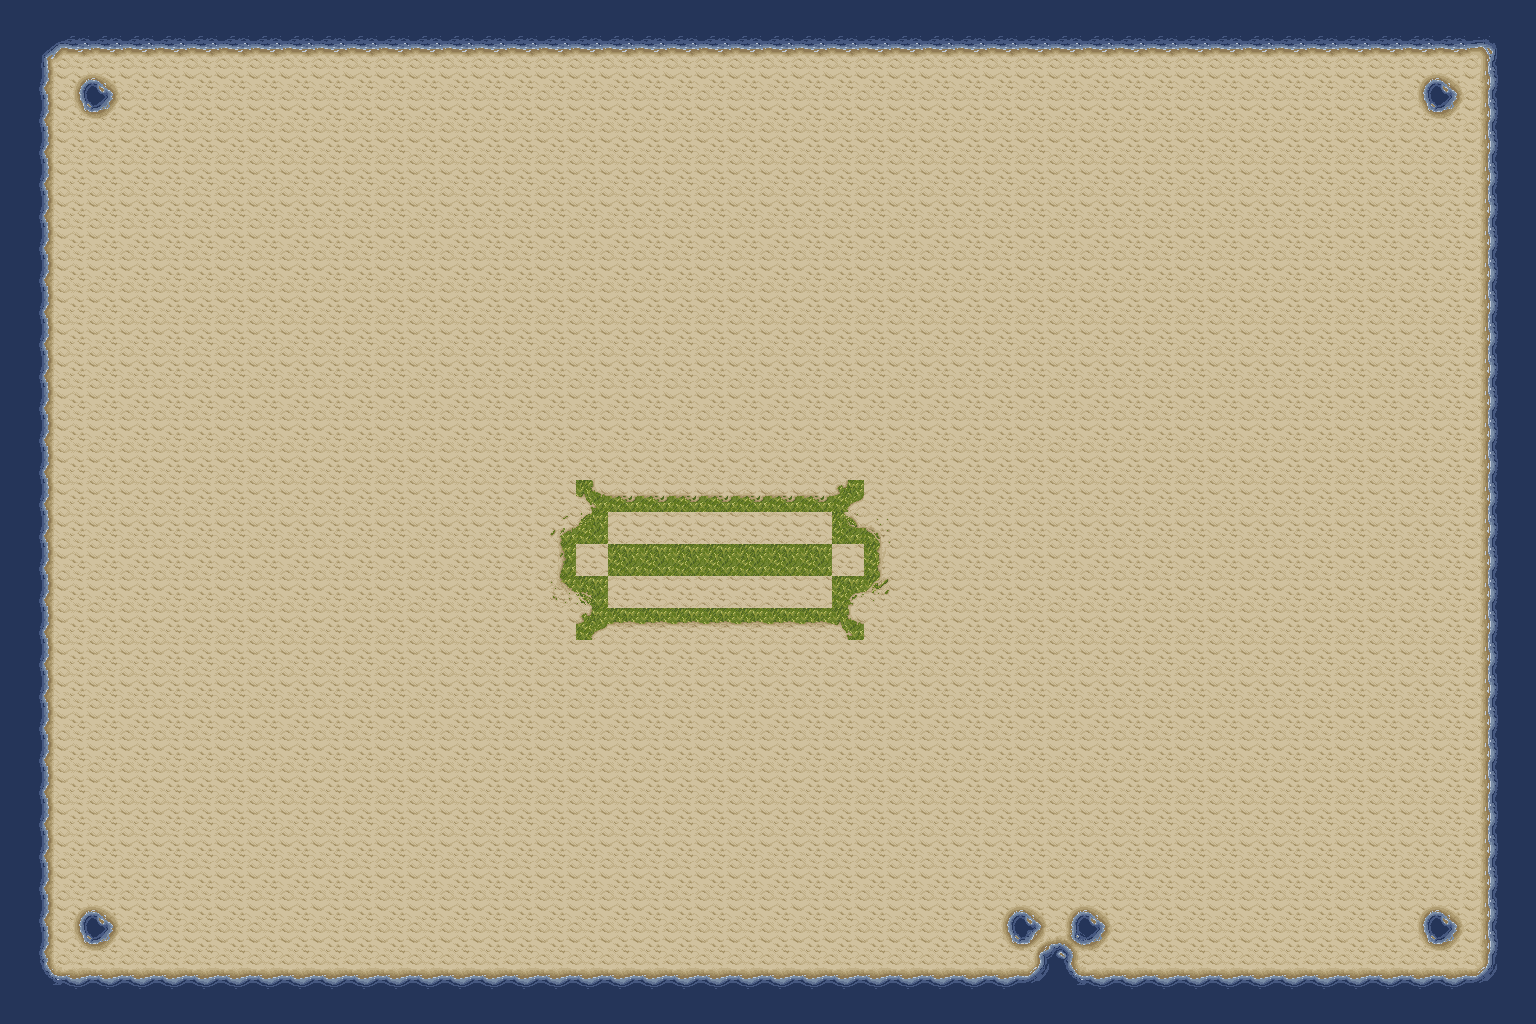

Rendered tile map (Tiled .tmx) drawn with the repository's tilesets; below, a short description and the full map source, tile grids included:
An orthogonal 48x32 tile map with 32x32 px tiles, 2 tile layers (background, ground).

<map version="1.4" tiledversion="1.4.3" orientation="orthogonal" renderorder="right-down" width="48" height="32" tilewidth="32" tileheight="32" infinite="0" nextlayerid="3" nextobjectid="1">
 <tileset firstgid="1" source="other/RPGTiles.tsx" />
 <layer id="1" name="background" width="48" height="32">
  <data encoding="csv">
1,1,1,1,1,1,1,1,1,1,1,1,1,1,1,1,1,1,1,1,1,1,1,1,1,1,1,1,1,1,1,1,1,1,1,1,1,1,1,1,1,1,1,1,1,1,1,1,
1,1,1,1,1,1,1,1,1,1,1,1,1,1,1,1,1,1,1,1,1,1,1,1,1,1,1,1,1,1,1,1,1,1,1,1,1,1,1,1,1,1,1,1,1,1,1,1,
1,1,1,1,1,1,1,1,1,1,1,1,1,1,1,1,1,1,1,1,1,1,1,1,1,1,1,1,1,1,1,1,1,1,1,1,1,1,1,1,1,1,1,1,1,1,1,1,
1,1,1,1,1,1,1,1,1,1,1,1,1,1,1,1,1,1,1,1,1,1,1,1,1,1,1,1,1,1,1,1,1,1,1,1,1,1,1,1,1,1,1,1,1,1,1,1,
1,1,1,1,1,1,1,1,1,1,1,1,1,1,1,1,1,1,1,1,1,1,1,1,1,1,1,1,1,1,1,1,1,1,1,1,1,1,1,1,1,1,1,1,1,1,1,1,
1,1,1,1,1,1,1,1,1,1,1,1,1,1,1,1,1,1,1,1,1,1,1,1,1,1,1,1,1,1,1,1,1,1,1,1,1,1,1,1,1,1,1,1,1,1,1,1,
1,1,1,1,1,1,1,1,1,1,1,1,1,1,1,1,1,1,1,1,1,1,1,1,1,1,1,1,1,1,1,1,1,1,1,1,1,1,1,1,1,1,1,1,1,1,1,1,
1,1,1,1,1,1,1,1,1,1,1,1,1,1,1,1,1,1,1,1,1,1,1,1,1,1,1,1,1,1,1,1,1,1,1,1,1,1,1,1,1,1,1,1,1,1,1,1,
1,1,1,1,1,1,1,1,1,1,1,1,1,1,1,1,1,1,1,1,1,1,1,1,1,1,1,1,1,1,1,1,1,1,1,1,1,1,1,1,1,1,1,1,1,1,1,1,
1,1,1,1,1,1,1,1,1,1,1,1,1,1,1,1,1,1,1,1,1,1,1,1,1,1,1,1,1,1,1,1,1,1,1,1,1,1,1,1,1,1,1,1,1,1,1,1,
1,1,1,1,1,1,1,1,1,1,1,1,1,1,1,1,1,1,1,1,1,1,1,1,1,1,1,1,1,1,1,1,1,1,1,1,1,1,1,1,1,1,1,1,1,1,1,1,
1,1,1,1,1,1,1,1,1,1,1,1,1,1,1,1,1,1,1,1,1,1,1,1,1,1,1,1,1,1,1,1,1,1,1,1,1,1,1,1,1,1,1,1,1,1,1,1,
1,1,1,1,1,1,1,1,1,1,1,1,1,1,1,1,1,1,1,1,1,1,1,1,1,1,1,1,1,1,1,1,1,1,1,1,1,1,1,1,1,1,1,1,1,1,1,1,
1,1,1,1,1,1,1,1,1,1,1,1,1,1,1,1,1,1,1,1,1,1,1,1,1,1,1,1,1,1,1,1,1,1,1,1,1,1,1,1,1,1,1,1,1,1,1,1,
1,1,1,1,1,1,1,1,1,1,1,1,1,1,1,1,1,1,1,1,1,1,1,1,1,1,1,1,1,1,1,1,1,1,1,1,1,1,1,1,1,1,1,1,1,1,1,1,
1,1,1,1,1,1,1,1,1,1,1,1,1,1,1,1,1,1,26,29,29,29,29,29,29,29,23,1,1,1,1,1,1,1,1,1,1,1,1,1,1,1,1,1,1,1,1,1,
1,1,1,1,1,1,1,1,1,1,1,1,1,1,1,1,1,25,31,1,1,1,1,1,1,1,30,21,1,1,1,1,1,1,1,1,1,1,1,1,1,1,1,1,1,1,1,1,
1,1,1,1,1,1,1,1,1,1,1,1,1,1,1,1,1,27,1,32,32,32,32,32,32,32,1,22,1,1,1,1,1,1,1,1,1,1,1,1,1,1,1,1,1,1,1,1,
1,1,1,1,1,1,1,1,1,1,1,1,1,1,1,1,1,19,28,1,1,1,1,1,1,1,24,18,1,1,1,1,1,1,1,1,1,1,1,1,1,1,1,1,1,1,1,1,
1,1,1,1,1,1,1,1,1,1,1,1,1,1,1,1,1,1,23,20,20,20,20,20,20,20,26,1,1,1,1,1,1,1,1,1,1,1,1,1,1,1,1,1,1,1,1,1,
1,1,1,1,1,1,1,1,1,1,1,1,1,1,1,1,1,1,1,1,1,1,1,1,1,1,1,1,1,1,1,1,1,1,1,1,1,1,1,1,1,1,1,1,1,1,1,1,
1,1,1,1,1,1,1,1,1,1,1,1,1,1,1,1,1,1,1,1,1,1,1,1,1,1,1,1,1,1,1,1,1,1,1,1,1,1,1,1,1,1,1,1,1,1,1,1,
1,1,1,1,1,1,1,1,1,1,1,1,1,1,1,1,1,1,1,1,1,1,1,1,1,1,1,1,1,1,1,1,1,1,1,1,1,1,1,1,1,1,1,1,1,1,1,1,
1,1,1,1,1,1,1,1,1,1,1,1,1,1,1,1,1,1,1,1,1,1,1,1,1,1,1,1,1,1,1,1,1,1,1,1,1,1,1,1,1,1,1,1,1,1,1,1,
1,1,1,1,1,1,1,1,1,1,1,1,1,1,1,1,1,1,1,1,1,1,1,1,1,1,1,1,1,1,1,1,1,1,1,1,1,1,1,1,1,1,1,1,1,1,1,1,
1,1,1,1,1,1,1,1,1,1,1,1,1,1,1,1,1,1,1,1,1,1,1,1,1,1,1,1,1,1,1,1,1,1,1,1,1,1,1,1,1,1,1,1,1,1,1,1,
1,1,1,1,1,1,1,1,1,1,1,1,1,1,1,1,1,1,1,1,1,1,1,1,1,1,1,1,1,1,1,1,1,1,1,1,1,1,1,1,1,1,1,1,1,1,1,1,
1,1,1,1,1,1,1,1,1,1,1,1,1,1,1,1,1,1,1,1,1,1,1,1,1,1,1,1,1,1,1,1,1,1,1,1,1,1,1,1,1,1,1,1,1,1,1,1,
1,1,1,1,1,1,1,1,1,1,1,1,1,1,1,1,1,1,1,1,1,1,1,1,1,1,1,1,1,1,1,1,1,1,1,1,1,1,1,1,1,1,1,1,1,1,1,1,
1,1,1,1,1,1,1,1,1,1,1,1,1,1,1,1,1,1,1,1,1,1,1,1,1,1,1,1,1,1,1,1,1,1,1,1,1,1,1,1,1,1,1,1,1,1,1,1,
1,1,1,1,1,1,1,1,1,1,1,1,1,1,1,1,1,1,1,1,1,1,1,1,1,1,1,1,1,1,1,1,1,1,1,1,1,1,1,1,1,1,1,1,1,1,1,1,
1,1,1,1,1,1,1,1,1,1,1,1,1,1,1,1,1,1,1,1,1,1,1,1,1,1,1,1,1,1,1,1,1,1,1,1,1,1,1,1,1,1,1,1,1,1,1,1
</data>
 </layer>
 <layer id="2" name="ground" width="48" height="32">
  <data encoding="csv">
16,16,16,16,16,16,16,16,16,16,16,16,16,16,16,16,16,16,16,16,16,16,16,16,16,16,16,16,16,16,16,16,16,16,16,16,16,16,16,16,16,16,16,16,16,16,16,16,
16,8,4,4,4,4,4,4,4,4,4,4,4,4,4,4,4,4,4,4,4,4,4,4,4,4,4,4,4,4,4,4,4,4,4,4,4,4,4,4,4,4,4,4,4,4,12,16,
16,6,9,5,0,0,0,0,0,0,0,0,0,0,0,0,0,0,0,0,0,0,0,0,0,0,0,0,0,0,0,0,0,0,0,0,0,0,0,0,0,0,0,0,9,5,11,16,
16,6,3,2,0,0,0,0,0,0,0,0,0,0,0,0,0,0,0,0,0,0,0,0,0,0,0,0,0,0,0,0,0,0,0,0,0,0,0,0,0,0,0,0,3,2,11,16,
16,6,0,0,0,0,0,0,0,0,0,0,0,0,0,0,0,0,0,0,0,0,0,0,0,0,0,0,0,0,0,0,0,0,0,0,0,0,0,0,0,0,0,0,0,0,11,16,
16,6,0,0,0,0,0,0,0,0,0,0,0,0,0,0,0,0,0,0,0,0,0,0,0,0,0,0,0,0,0,0,0,0,0,0,0,0,0,0,0,0,0,0,0,0,11,16,
16,6,0,0,0,0,0,0,0,0,0,0,0,0,0,0,0,0,0,0,0,0,0,0,0,0,0,0,0,0,0,0,0,0,0,0,0,0,0,0,0,0,0,0,0,0,11,16,
16,6,0,0,0,0,0,0,0,0,0,0,0,0,0,0,0,0,0,0,0,0,0,0,0,0,0,0,0,0,0,0,0,0,0,0,0,0,0,0,0,0,0,0,0,0,11,16,
16,6,0,0,0,0,0,0,0,0,0,0,0,0,0,0,0,0,0,0,0,0,0,0,0,0,0,0,0,0,0,0,0,0,0,0,0,0,0,0,0,0,0,0,0,0,11,16,
16,6,0,0,0,0,0,0,0,0,0,0,0,0,0,0,0,0,0,0,0,0,0,0,0,0,0,0,0,0,0,0,0,0,0,0,0,0,0,0,0,0,0,0,0,0,11,16,
16,6,0,0,0,0,0,0,0,0,0,0,0,0,0,0,0,0,0,0,0,0,0,0,0,0,0,0,0,0,0,0,0,0,0,0,0,0,0,0,0,0,0,0,0,0,11,16,
16,6,0,0,0,0,0,0,0,0,0,0,0,0,0,0,0,0,0,0,0,0,0,0,0,0,0,0,0,0,0,0,0,0,0,0,0,0,0,0,0,0,0,0,0,0,11,16,
16,6,0,0,0,0,0,0,0,0,0,0,0,0,0,0,0,0,0,0,0,0,0,0,0,0,0,0,0,0,0,0,0,0,0,0,0,0,0,0,0,0,0,0,0,0,11,16,
16,6,0,0,0,0,0,0,0,0,0,0,0,0,0,0,0,0,0,0,0,0,0,0,0,0,0,0,0,0,0,0,0,0,0,0,0,0,0,0,0,0,0,0,0,0,11,16,
16,6,0,0,0,0,0,0,0,0,0,0,0,0,0,0,0,0,0,0,0,0,0,0,0,0,0,0,0,0,0,0,0,0,0,0,0,0,0,0,0,0,0,0,0,0,11,16,
16,6,0,0,0,0,0,0,0,0,0,0,0,0,0,0,0,0,0,0,0,0,0,0,0,0,0,0,0,0,0,0,0,0,0,0,0,0,0,0,0,0,0,0,0,0,11,16,
16,6,0,0,0,0,0,0,0,0,0,0,0,0,0,0,0,0,0,0,0,0,0,0,0,0,0,0,0,0,0,0,0,0,0,0,0,0,0,0,0,0,0,0,0,0,11,16,
16,6,0,0,0,0,0,0,0,0,0,0,0,0,0,0,0,0,0,0,0,0,0,0,0,0,0,0,0,0,0,0,0,0,0,0,0,0,0,0,0,0,0,0,0,0,11,16,
16,6,0,0,0,0,0,0,0,0,0,0,0,0,0,0,0,0,0,0,0,0,0,0,0,0,0,0,0,0,0,0,0,0,0,0,0,0,0,0,0,0,0,0,0,0,11,16,
16,6,0,0,0,0,0,0,0,0,0,0,0,0,0,0,0,0,0,0,0,0,0,0,0,0,0,0,0,0,0,0,0,0,0,0,0,0,0,0,0,0,0,0,0,0,11,16,
16,6,0,0,0,0,0,0,0,0,0,0,0,0,0,0,0,0,0,0,0,0,0,0,0,0,0,0,0,0,0,0,0,0,0,0,0,0,0,0,0,0,0,0,0,0,11,16,
16,6,0,0,0,0,0,0,0,0,0,0,0,0,0,0,0,0,0,0,0,0,0,0,0,0,0,0,0,0,0,0,0,0,0,0,0,0,0,0,0,0,0,0,0,0,11,16,
16,6,0,0,0,0,0,0,0,0,0,0,0,0,0,0,0,0,0,0,0,0,0,0,0,0,0,0,0,0,0,0,0,0,0,0,0,0,0,0,0,0,0,0,0,0,11,16,
16,6,0,0,0,0,0,0,0,0,0,0,0,0,0,0,0,0,0,0,0,0,0,0,0,0,0,0,0,0,0,0,0,0,0,0,0,0,0,0,0,0,0,0,0,0,11,16,
16,6,0,0,0,0,0,0,0,0,0,0,0,0,0,0,0,0,0,0,0,0,0,0,0,0,0,0,0,0,0,0,0,0,0,0,0,0,0,0,0,0,0,0,0,0,11,16,
16,6,0,0,0,0,0,0,0,0,0,0,0,0,0,0,0,0,0,0,0,0,0,0,0,0,0,0,0,0,0,0,0,0,0,0,0,0,0,0,0,0,0,0,0,0,11,16,
16,6,0,0,0,0,0,0,0,0,0,0,0,0,0,0,0,0,0,0,0,0,0,0,0,0,0,0,0,0,0,0,0,0,0,0,0,0,0,0,0,0,0,0,0,0,11,16,
16,6,0,0,0,0,0,0,0,0,0,0,0,0,0,0,0,0,0,0,0,0,0,0,0,0,0,0,0,0,0,0,0,0,0,0,0,0,0,0,0,0,0,0,0,0,11,16,
16,6,9,5,0,0,0,0,0,0,0,0,0,0,0,0,0,0,0,0,0,0,0,0,0,0,0,0,0,0,0,9,5,9,5,0,0,0,0,0,0,0,0,0,9,5,11,16,
16,6,3,2,0,0,0,0,0,0,0,0,0,0,0,0,0,0,0,0,0,0,0,0,0,0,0,0,0,0,0,3,10,7,2,0,0,0,0,0,0,0,0,0,3,2,11,16,
16,14,13,13,13,13,13,13,13,13,13,13,13,13,13,13,13,13,13,13,13,13,13,13,13,13,13,13,13,13,13,13,15,14,13,13,13,13,13,13,13,13,13,13,13,13,15,16,
16,16,16,16,16,16,16,16,16,16,16,16,16,16,16,16,16,16,16,16,16,16,16,16,16,16,16,16,16,16,16,16,16,16,16,16,16,16,16,16,16,16,16,16,16,16,16,16
</data>
 </layer>
</map>
